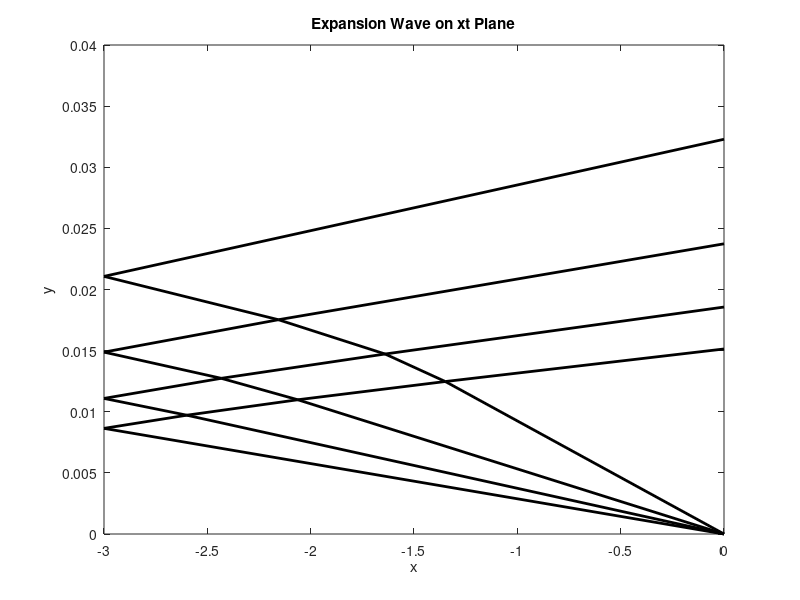

This figure's MATLAB source:
%% MOC for reflected expansion wave in shock-tube
% This script plots the x-t graph for the reflection of the expansion wave
% in a 1-D shock-tube using method of characteristics (MOC).

%% Initialisation
% This section defines the properties at the driving the driven sections.
clear

n = 4;    % solver resolution
n_plot = 4;   % number of lines to plot

gamma = 1.4;    % adiabatic constant of air
R = 287;    % gas constant of air

PR41 = 5;    % pressure ratio = P4/P1
T1 = 300;   % driving section temperature
T4 = 300;    % driven section temperature
l = 3;    % length of driving section

%% Shock tube relations
% This section uses the shocktube relations to evaluate flow quantities in
% regions 3 and 4.

a1 = (gamma*R*T1)^0.5;
a4 = (gamma*R*T4)^0.5;

% iteratively solving for PR21
PR21 = PR41;
f = 1;
while abs(f)>0.1
    f = -PR41 + PR21*(1 - ((gamma-1)*(a1/a4)*(PR21-1)/...
        ((2*gamma*(2*gamma + (gamma+1)*(PR21-1)))^0.5)))^(-2*gamma/(gamma-1));
    if f>0
        PR21 = PR21 - 0.01;
    else
        PR21 = PR21 + 0.01;
    end
end

PR34 = PR21/PR41;

T2 = T1*PR21*((gamma+1)/(gamma-1) + PR21)/(1 + PR21*(gamma+1)/(gamma-1));
a2 = (gamma*R*T2)^0.5;
T3 = T4*(PR34^((gamma-1)/gamma));
a3 = (gamma*R*T3)^0.5;
u3 = 2*(a4 - a3)/(gamma-1);

%% MOC solver routine
% This section uses the method-of-characteristics to evaluate behaviour of
% the reflected expansion wave in the x-t plane.

xbyt = -a4:((u3 - a3 + a4)/(n-1)):(u3 - a3);    % equally spacing (x/t) between (-a4) and (u3-a3)
jn = (a4 + xbyt)*4/(gamma+1) - 2*a4/(gamma-1);  % vector containing j-minus invariants
jp = -jn;   % vector containing j-plus invariants
u = zeros(n);   % (n X n) matrix containing local u at points of intersection
a = u; x = u; t = u; mp = u; mn = u;    % local a, c-minus slope, c-plus slope and (x,t) coordinates

for i = 1:n
    for j = i:n
        u(i,j) = (jp(i) + jn(j))/2;
        a(i,j) = (jp(i) - jn(j))*(gamma-1)/4;
        mp(i,j) = 1/(u(i,j) + a(i,j));
        mn(i,j) = 1/(u(i,j) - a(i,j));
        
        if i==1 % for points lying on 1st reflected line
            x2 = 0; t2 = 0; m2 = mn(i,j);
        else
            x2 = x(i-1,j); t2 = t(i-1,j);
            m2 = (mn(i-1,j) + mn(i,j))/2;
        end
        
        if j==i % for points lying at wall
            x(i,j) = -l;
            t(i,j) = m2*(x(i,j) - x2) + t2; 
        else
            x1 = x(i,j-1); t1 = t(i,j-1);
            m1 = (mp(i,j-1) + mp(i,j))/2;
            
            x(i,j) = (m1*x1 - m2*x2 + t2 - t1)/(m1 - m2);
            t(i,j) = m1*(x(i,j) - x1) + t1;
        end
    end
end

%% Plots
% This section generates the plots of the characteristic lines on the x-t
% plane.
cx = zeros(1,n+2); ct = cx;     % characteristic lines to plot in x-t plane

for k = [(1:round((n-1)/(n_plot-1)):(n-1)),n]
    cx(1) = 0; ct(1) = 0;
    for j = 1:k
        cx(j+1) = x(j,k);
        ct(j+1) = t(j,k);
    end
    for j = (k+1):n
        cx(j+1) = x(k,j);
        ct(j+1) = t(k,j);
    end
    cx(n+2) = 0;
    ct(n+2) = -mp(k,n)*cx(n+1) + ct(n+1);
    plot(cx,ct,'LineWidth',2,'Color','k');
    xlabel('x'); ylabel('y'); title('Expansion Wave on xt Plane')
    hold on
end     

% end of script
